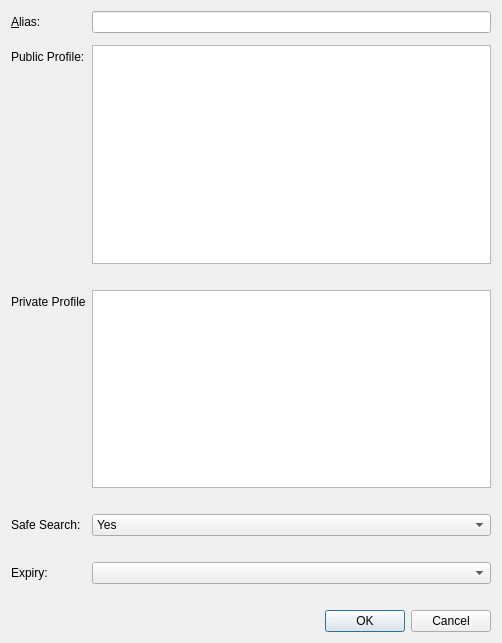
<?xml version="1.0" encoding="UTF-8"?>
<ui version="4.0">
 <class>EditAliasDialog</class>
 <widget class="QDialog" name="EditAliasDialog">
  <property name="geometry">
   <rect>
    <x>0</x>
    <y>0</y>
    <width>502</width>
    <height>643</height>
   </rect>
  </property>
  <property name="windowTitle">
   <string>Edit Alias</string>
  </property>
  <layout class="QVBoxLayout" name="verticalLayout">
   <item>
    <layout class="QFormLayout" name="formLayout">
     <property name="fieldGrowthPolicy">
      <enum>QFormLayout::AllNonFixedFieldsGrow</enum>
     </property>
     <item row="0" column="0">
      <widget class="QLabel" name="label_2">
       <property name="text">
        <string>&amp;Alias:</string>
       </property>
       <property name="buddy">
        <cstring>aliasEdit</cstring>
       </property>
      </widget>
     </item>
     <item row="0" column="1">
      <widget class="QValidatedLineEdit" name="aliasEdit">
       <property name="toolTip">
        <string>The alias name.</string>
       </property>
      </widget>
     </item>
     <item row="1" column="1">
      <layout class="QVBoxLayout" name="verticalLayout_2"/>
     </item>
     <item row="2" column="0">
      <widget class="QLabel" name="label">
       <property name="text">
        <string>Public Profile:</string>
       </property>
      </widget>
     </item>
     <item row="2" column="1">
      <widget class="QPlainTextEdit" name="nameEdit"/>
     </item>
     <item row="3" column="1">
      <widget class="QLabel" name="publicDisclaimer">
       <property name="text">
        <string/>
       </property>
       <property name="wordWrap">
        <bool>true</bool>
       </property>
      </widget>
     </item>
     <item row="4" column="0">
      <widget class="QLabel" name="label_4">
       <property name="text">
        <string>Private Profile</string>
       </property>
      </widget>
     </item>
     <item row="4" column="1">
      <layout class="QVBoxLayout" name="verticalLayout_3">
       <item>
        <widget class="QPlainTextEdit" name="privateEdit"/>
       </item>
       <item>
        <widget class="QLabel" name="privateDisclaimer">
         <property name="text">
          <string/>
         </property>
         <property name="wordWrap">
          <bool>true</bool>
         </property>
        </widget>
       </item>
      </layout>
     </item>
     <item row="6" column="0">
      <widget class="QLabel" name="labelSafeSearch">
       <property name="text">
        <string>Safe Search:</string>
       </property>
      </widget>
     </item>
     <item row="6" column="1">
      <layout class="QVBoxLayout" name="verticalLayout_4">
       <item>
        <widget class="QComboBox" name="safeSearchEdit">
         <item>
          <property name="text">
           <string>Yes</string>
          </property>
         </item>
         <item>
          <property name="text">
           <string>No</string>
          </property>
         </item>
        </widget>
       </item>
      </layout>
     </item>
     <item row="7" column="1">
      <widget class="QLabel" name="safeSearchDisclaimer">
       <property name="text">
        <string/>
       </property>
       <property name="wordWrap">
        <bool>true</bool>
       </property>
      </widget>
     </item>
     <item row="8" column="0">
      <widget class="QLabel" name="label_3">
       <property name="text">
        <string>Expiry:</string>
       </property>
      </widget>
     </item>
     <item row="8" column="1">
      <widget class="QComboBox" name="expiryEdit"/>
     </item>
     <item row="9" column="1">
      <widget class="QLabel" name="expiryDisclaimer">
       <property name="text">
        <string/>
       </property>
       <property name="wordWrap">
        <bool>true</bool>
       </property>
      </widget>
     </item>
    </layout>
   </item>
   <item>
    <widget class="QDialogButtonBox" name="buttonBox">
     <property name="orientation">
      <enum>Qt::Horizontal</enum>
     </property>
     <property name="standardButtons">
      <set>QDialogButtonBox::Cancel|QDialogButtonBox::Ok</set>
     </property>
    </widget>
   </item>
  </layout>
 </widget>
 <customwidgets>
  <customwidget>
   <class>QValidatedLineEdit</class>
   <extends>QLineEdit</extends>
   <header>qvalidatedlineedit.h</header>
  </customwidget>
 </customwidgets>
 <resources/>
 <connections>
  <connection>
   <sender>buttonBox</sender>
   <signal>accepted()</signal>
   <receiver>EditAliasDialog</receiver>
   <slot>accept()</slot>
   <hints>
    <hint type="sourcelabel">
     <x>248</x>
     <y>254</y>
    </hint>
    <hint type="destinationlabel">
     <x>157</x>
     <y>274</y>
    </hint>
   </hints>
  </connection>
  <connection>
   <sender>buttonBox</sender>
   <signal>rejected()</signal>
   <receiver>EditAliasDialog</receiver>
   <slot>reject()</slot>
   <hints>
    <hint type="sourcelabel">
     <x>316</x>
     <y>260</y>
    </hint>
    <hint type="destinationlabel">
     <x>286</x>
     <y>274</y>
    </hint>
   </hints>
  </connection>
 </connections>
</ui>
